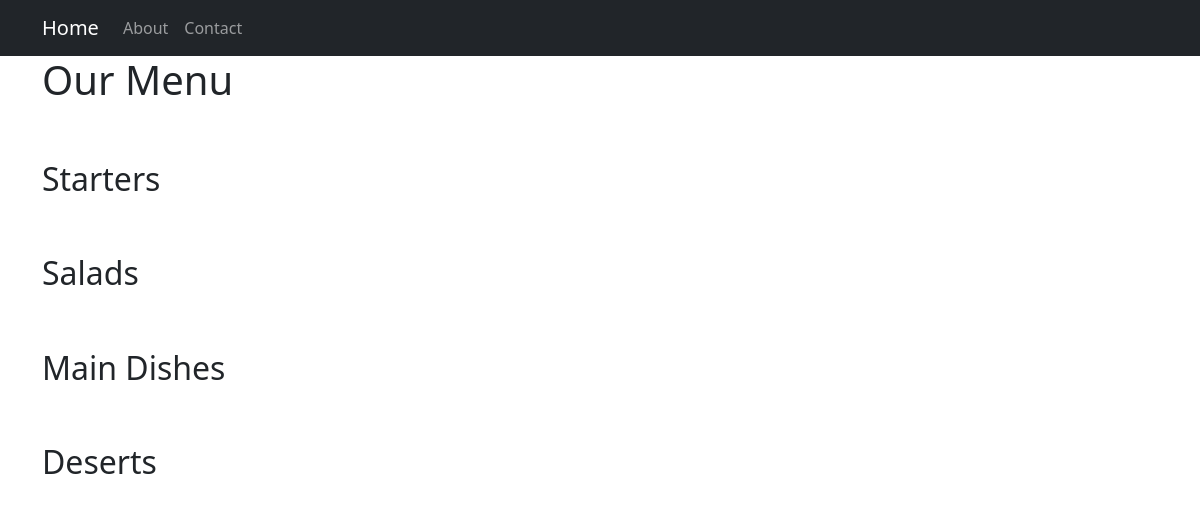
Before: / with the older database file.
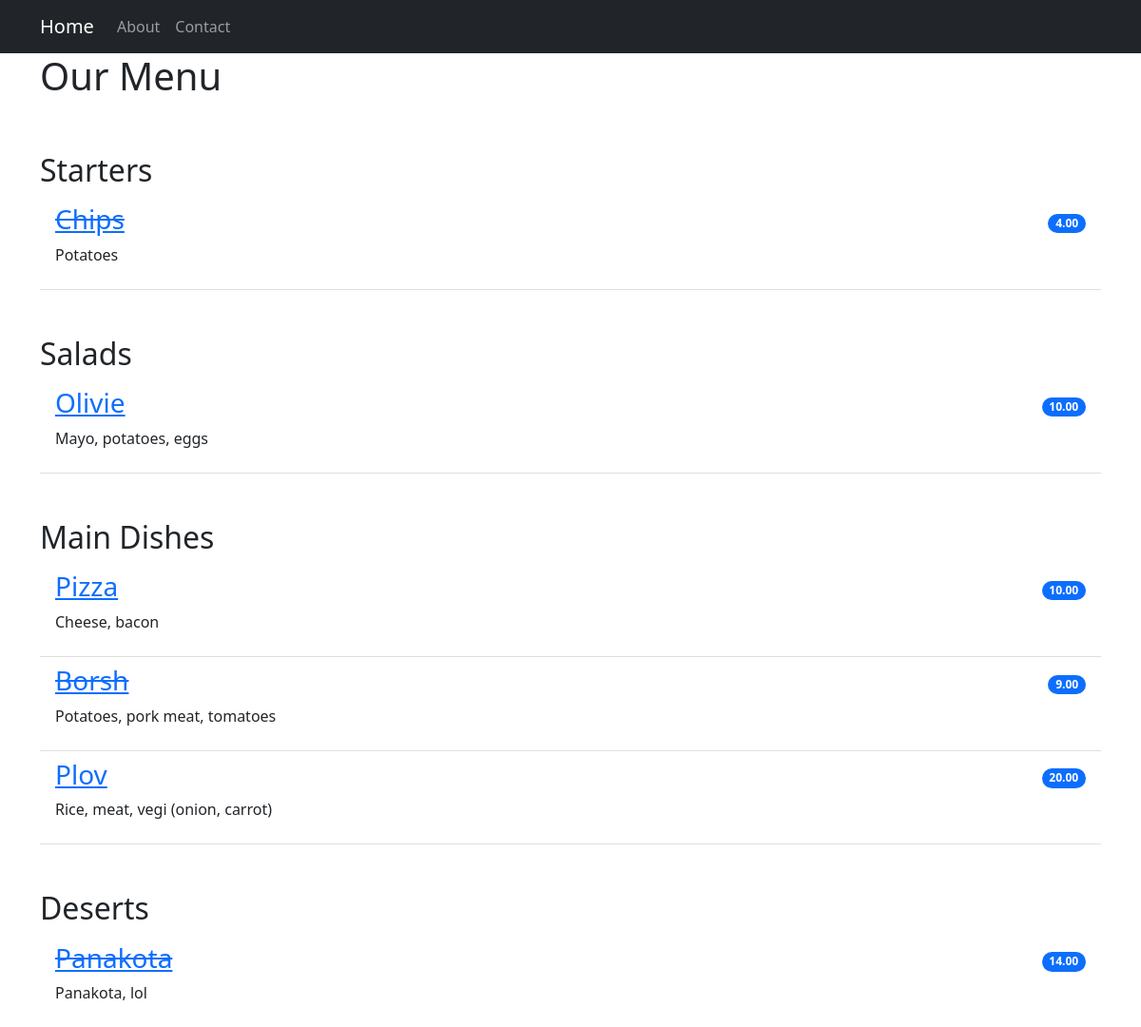
After: the same page with the newer database file.
### restaurant/models.py (models this page shows, shortened)
class Item(models.Model):
    meal = models.CharField(max_length=1000, unique=True)
    description = models.CharField(max_length=2000)
    price = models.DecimalField(max_digits=20, decimal_places=2)
    category = models.CharField(max_length=1000, choices=MEAL_TYPE)
    author = models.ForeignKey(User, on_delete=models.PROTECT)
    status = models.IntegerField(choices=STATUS, default=0)
    date_created = models.DateTimeField(auto_now_add=True)
    date_updated = models.DateTimeField(auto_now=True)

### restaurant/views.py (the view)
# urls.py: path('', views.MenuList.as_view(), name='home'),
class MenuList(generic.ListView):
    queryset = Item.objects.order_by('date_created')
    template_name = 'index.html'
    def get_context_data(self, **kwargs):
        context = super().get_context_data(**kwargs)
        context['meals'] = MEAL_TYPE
        return context

### restaurant/templates/index.html
{% extends 'base.html' %}
{% block content %}
<div class="container">
<h1>Our Menu</h1>
    <ul class="list-group list-group-flush">
        {% for meal in meals %}
            <h2 class="pt-5">{{ meal.1 }}</h2>
                {% for row in item_list %}
                    {% if row.category == meal.0 %}
                        {% if row.status == 0 %}
                            <li class="list-group-item d-flex justify-content-between align-items-center border-0 pb-0">
                                <a href="{% url 'menu_item' row.pk %}"><h3><del>{{ row.meal }}</del></h3></a>
                                <span class="badge bg-primary rounded-pill">{{ row.price }}</span>
                            </li>
                            <li class="list-group-item pt-0">
                                <p>{{ row.description }}</p>
                            </li>
                        {% else %}
                            <li class="list-group-item d-flex justify-content-between align-items-center border-0 pb-0">
                                <a href="{% url 'menu_item' row.pk %}"><h3>{{ row.meal }}</h3></a>
                                <span class="badge bg-primary rounded-pill">{{ row.price }}</span>
                            </li>
                            <li class="list-group-item pt-0">
                                <p>{{ row.description }}</p>
                            </li>
                        {% endif %}
                    {% endif %}
                {% endfor %}
        {% endfor %}
    </ul>
</div>
{% endblock %}

### restaurant/templates/base.html (shortened to what this page needs)
<!DOCTYPE html>
<html lang="en">
<head>
    <link rel="stylesheet" href="https://cdn.jsdelivr.net/npm/bootstrap@5.1.3/dist/css/bootstrap.min.css">
</head>
<body>
<nav class="navbar navbar-expand-lg navbar-dark bg-dark">
    <div class="container">
        <a class="navbar-brand" href="{% url 'home' %}">Home</a>
        <div class="collapse navbar-collapse" id="navbarNav">
            <ul class="navbar-nav">
                <li class="#">
                    <a class="nav-link" href="#">About</a>
                </li>
                <li class="#" >
                    <a class="nav-link" href="#">Contact</a>
                </li>
            </ul>
        </div>
        </div>
</nav>
<div>
  {% block content %}
  {% endblock %}
</div>
</body>
</html>

Changed rows visible on the page:
added Item: meal "Chips", price "4.00", description "Potatoes", shown under "Starters"
added Item: meal "Olivie", price "10.00", description "Mayo, potatoes, eggs", shown under "Salads"
added Item: meal "Pizza", price "10.00", description "Cheese, bacon", shown under "Main Dishes"
added Item: meal "Borsh", price "9.00", description "Potatoes, pork meat, tomatoes", shown under "Main Dishes"
added Item: meal "Plov", price "20.00", description "Rice, meat, vegi (onion, carrot)", shown under "Main Dishes"
added Item: meal "Panakota", price "14.00", description "Panakota, lol", shown under "Deserts"
